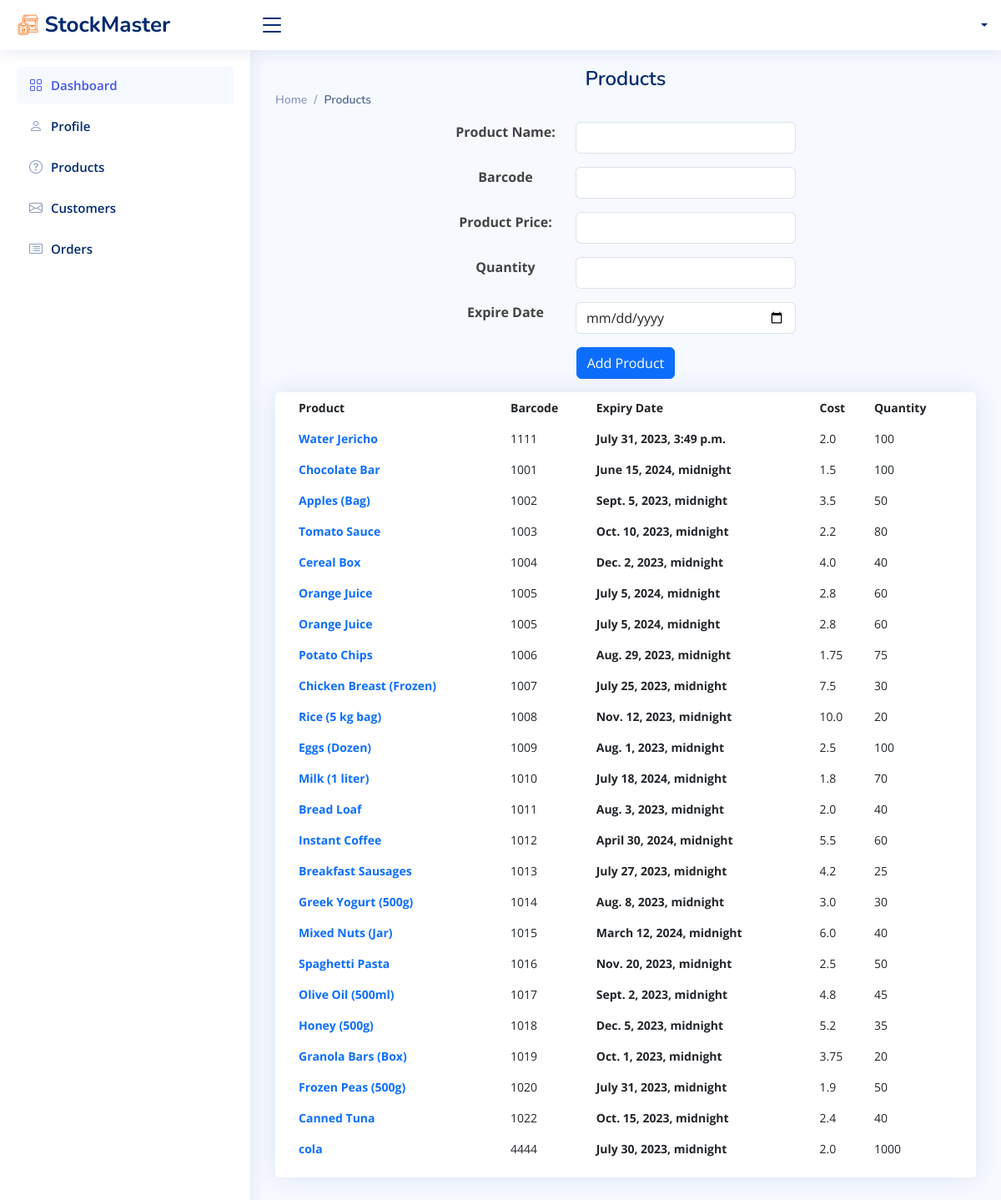
Page /dashboard/products on the earlier database version.
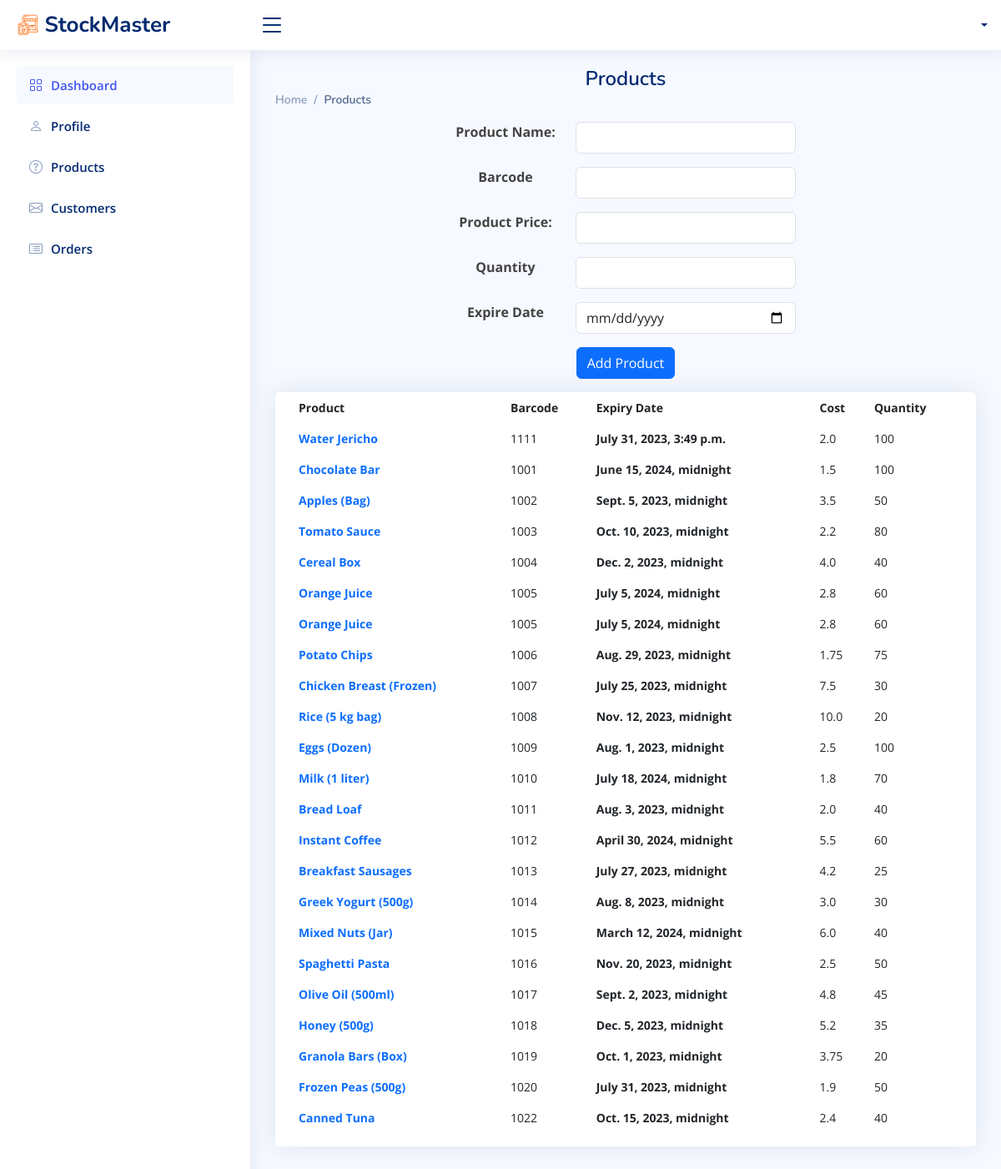
Same page on the later database version.
### StockMaster_app/models.py (models this page shows)
class Prodcut(models.Model):
    p_name = models.CharField(max_length=255)
    p_barcode = models.IntegerField()
    expire_date = models.DateTimeField()
    cost = models.FloatField()
    qty = models.IntegerField()
    user = models.ForeignKey(User, on_delete=models.CASCADE, related_name='products')
    created_at = models.DateTimeField(auto_now_add=True)
    updated_at = models.DateTimeField(auto_now=True)

### StockMaster_app/views.py (the view)
# urls.py: path('dashboard/products', views.prodcuts, name='products-page'),
def prodcuts(request):
    products = Prodcut.objects.all()
    context = {
        'products' : products
    }
    return render(request, 'products-page.html', context)

### StockMaster_app/templates/products-page.html (shortened to what the changed rows need)
{% load static %}
<!DOCTYPE html>
<html lang="en">
<head>
    <link rel="stylesheet" href="{% static 'vendor/bootstrap/css/bootstrap.min.css' %}">
    <link rel="stylesheet" href="{% static 'vendor/bootstrap-icons/bootstrap-icons.css' %}">
    <link rel="stylesheet" href="{% static 'vendor/boxicons/css/boxicons.min.css' %}">
    <link rel="stylesheet" href="{% static 'vendor/quill/quill.snow.css' %}">
    <link rel="stylesheet" href="{% static 'vendor/quill/quill.bubble.css' %}">
    <link rel="stylesheet" href="{% static 'vendor/remixicon/remixicon.css' %}">
    <link rel="stylesheet" href="{% static 'vendor/simple-datatables/style.css' %}">
    <link rel="stylesheet" href="{% static 'style.css' %}">
</head>
<body>
    <main id="main" class="main">
        <div class="pagetitle">
            <h1>Products</h1>
        </div>
        <section class="section dashboard">
            <div class="row">
                <div class="col-12">
                    <div class="card top-selling overflow-auto">
                        <div class="card-body pb-0">
                            <table class="table table-borderless">
                                <thead>
                                    <tr>
                                        <th scope="col">Product</th>
                                        <th scope="col">Barcode</th>
                                        <th scope="col">Expiry Date</th>
                                        <th scope="col">Cost</th>
                                        <th scope="col">Quantity</th>
                                    </tr>
                                </thead>
                                <tbody>
                                    {% for product in products %}
                                    <tr>
                                        <td>
                                            <a href="#" class="text-primary fw-bold">
                                                {{ product.p_name }}
                                            </a>
                                        </td>
                                        <td>{{product.p_barcode}}</td>
                                        <td class="fw-bold">{{ product.expire_date }}</td>
                                        <td>{{ product.cost }}</td>
                                        <td>{{ product.qty }}</td>
                                    </tr>
                                    {% endfor %}
                                </tbody>
                            </table>
                        </div>
                    </div>
                </div>
            </div>
        </section>
    </main>
</body>
</html>

Differences in the rows shown:
removed Prodcut: p_name "cola", p_barcode "4444", expire_date "July 30, 2023, midnight", cost "2.0", qty "1000"
